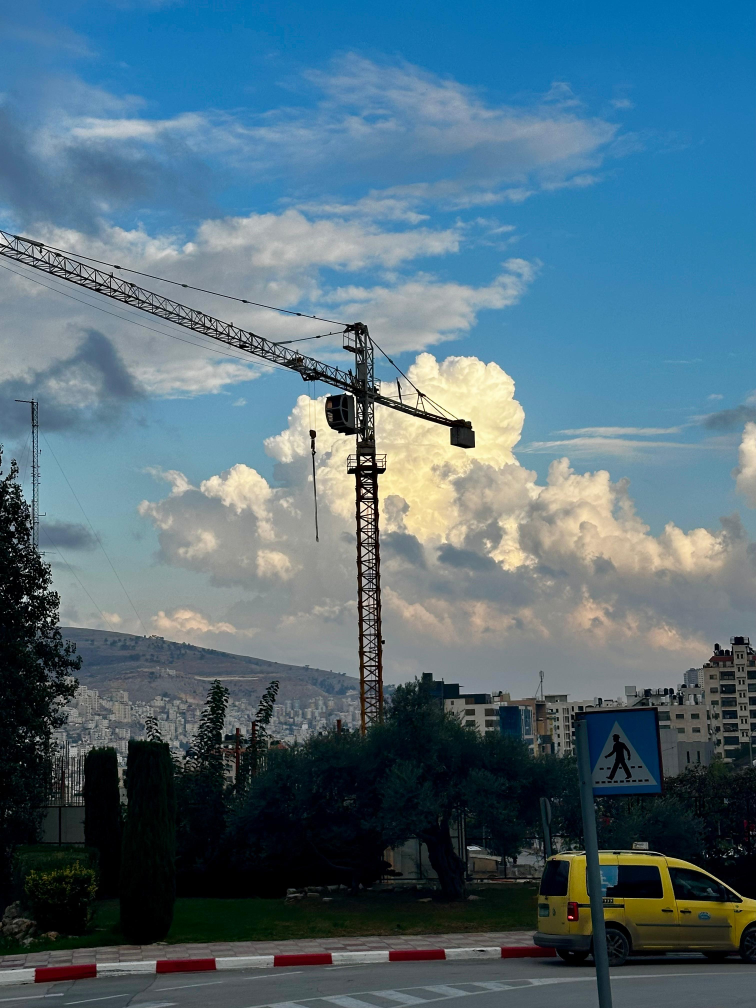
#> input picture zaina.jpg, 3024 x 4032 px (shown at 1/4 size)
$ python pt1.py
#> lines starting #> are read from the running program, lines starting #| are printed output that depends on the picture; long printed decimals are rounded
import cv2
import numpy as np
import matplotlib.pyplot as plt
import random

def add_salt_pepper_noise(img, prob):
    noisy = img.copy()
    rows, cols = noisy.shape
    num_noise = int(prob * rows * cols)

    for _ in range(num_noise):
        i = random.randint(0, rows - 1)
        j = random.randint(0, cols - 1)
        if random.random() < 0.5:
            noisy[i, j] = 0
        else:
            noisy[i, j] = 255

    return noisy


image = cv2.imread('zaina.jpg')
#> image is the input picture: shape (4032, 3024, 3); mean B, G, R 122.9, 108.9, 82.2
image = cv2.resize(image, (512, 512))
#> image: shape (512, 512, 3)
cv2.imshow('Original', image)
cv2.waitKey(0)

gray_image = cv2.cvtColor(image, cv2.COLOR_BGR2GRAY)
cv2.imshow('Grayscale Image', gray_image)
cv2.waitKey(0)

cv2.destroyAllWindows()

watermarked = image.copy()
h, w = image.shape[:2]
#> h = 512; w = 512
x = random.randint(0, w - 300)
#> x = 98
y = random.randint(50, h - 50)
#> y = 438

watermarked = cv2.putText(watermarked, "ZAINA ;) 12112550",  (x, y), cv2.FONT_HERSHEY_SIMPLEX, 1, (0, 0, 255), 3, cv2.LINE_AA, False)
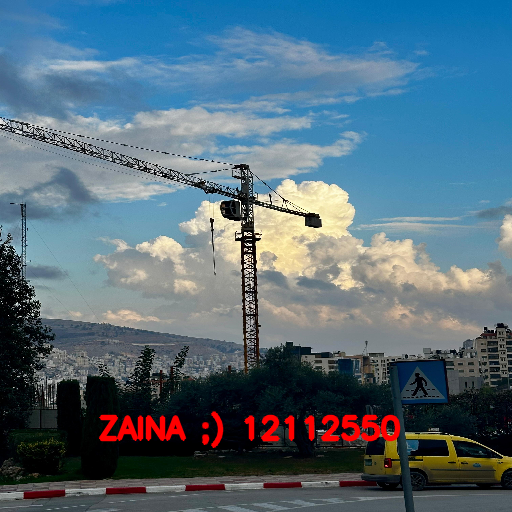
#> watermarked: shape (512, 512, 3); mean B, G, R 122.5, 108.5, 85.3

cv2.imwrite('watermarked.jpg', watermarked)

cv2.imshow('Watermarked Image', watermarked)
cv2.waitKey(0)
cv2.destroyAllWindows()

print("dimensions:", image.shape)
#| dimensions: (512, 512, 3)
print("- mean:", np.mean(image))
#| - mean: 104.531
print("- min:", np.min(image))
#| - min: 0
print("- max:", np.max(image))
#| - max: 255

c = random.uniform(0.4, 2.0)
bright = cv2.convertScaleAbs(image, alpha=c, beta=0)
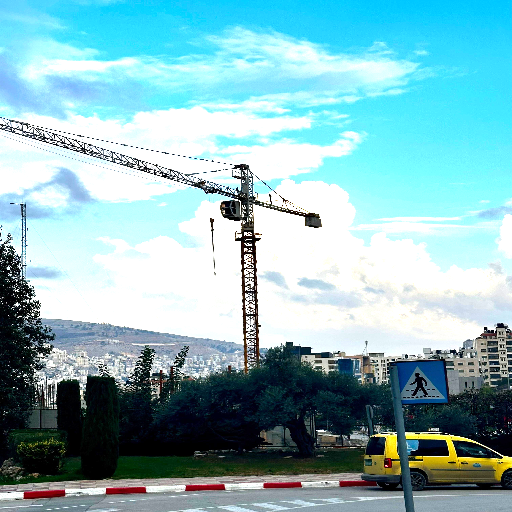
#> bright: shape (512, 512, 3); mean B, G, R 189.4, 182.9, 137
cv2.imwrite('brightness_modified.jpg', bright)
cv2.imshow('Brightness Modified', bright)
cv2.waitKey(0)
cv2.destroyAllWindows()

plt.hist(bright.ravel(), 256, [0, 256])
plt.title("Histogram of Brightness Modified Image")
plt.xlabel("gray level")
plt.ylabel("count")
plt.show()
#> figure, not shown here; tallest bar 296266 high, from x = 255 to 256

gray_bright = cv2.cvtColor(bright, cv2.COLOR_BGR2GRAY)
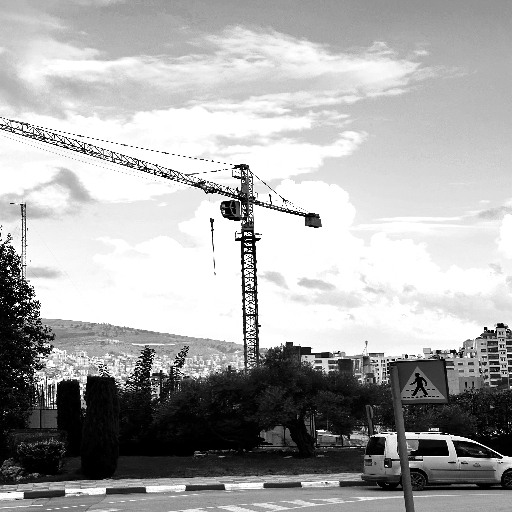
#> gray_bright: shape (512, 512); min 0, max 255, mean 169.9
equalized = cv2.equalizeHist(gray_bright)
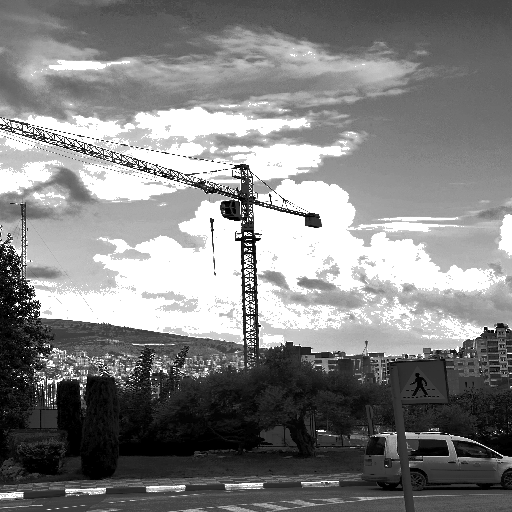
#> equalized: shape (512, 512); min 0, max 255, mean 130.1
cv2.imwrite('equalized.jpg', equalized)
plt.hist(equalized.ravel(), 256, [0, 256])
plt.title("Equalized Histogram")
plt.xlabel("gray level")
plt.ylabel("count")
plt.show()
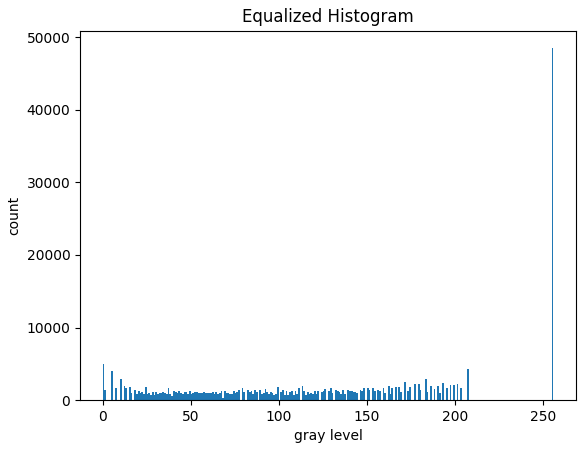
#> figure drawn by matplotlib, 1 panel; tallest bar 48474 high, from x = 255 to 256
noisy_img = add_salt_pepper_noise(gray_image, 0.02)
#> after the loop in add_salt_pepper_noise, `for _ in range(num_noise):`:
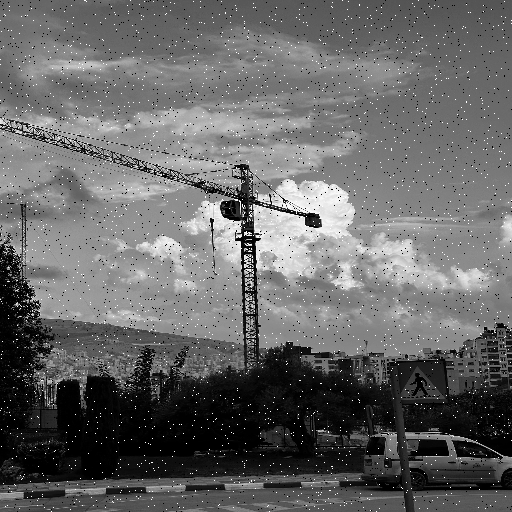
#> noisy: shape (512, 512); min 0, max 255, mean 102.8
cv2.imwrite('noisy_gray.jpg', noisy_img)
cv2.imshow('Noisy Grayscale Image', noisy_img)
cv2.waitKey(0)
cv2.destroyAllWindows()

mean_filtered = cv2.blur(noisy_img, (3, 3))
cv2.imwrite('mean_filtered_gray.jpg', mean_filtered)
cv2.imshow('Mean Filtered Grayscale', mean_filtered)
cv2.waitKey(0)
cv2.destroyAllWindows()

median_filtered = cv2.medianBlur(noisy_img, 3)
cv2.imwrite('median_filtered_gray.jpg', median_filtered)
cv2.imshow('Median Filtered Grayscale', median_filtered)
cv2.waitKey(0)
cv2.destroyAllWindows()

filter = np.array([[0, -1, 0], [-1, 5, -1], [0, -1, 0]])
sharpened = cv2.filter2D(median_filtered, -1, filter)
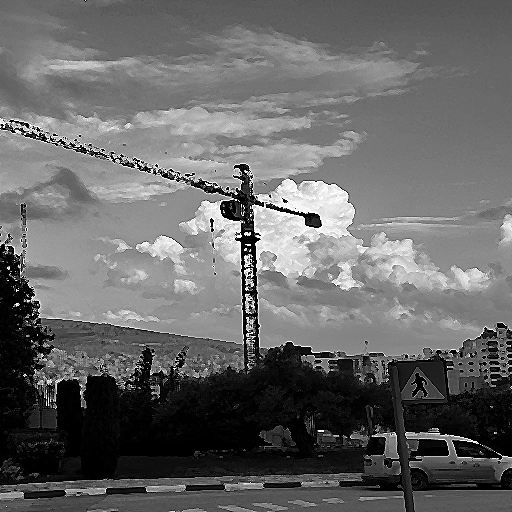
#> sharpened: shape (512, 512); min 0, max 255, mean 103.1
cv2.imwrite('sharpened_gray.jpg', sharpened)
cv2.imshow('Sharpened Grayscale Image', sharpened)
cv2.waitKey(0)
cv2.destroyAllWindows()
